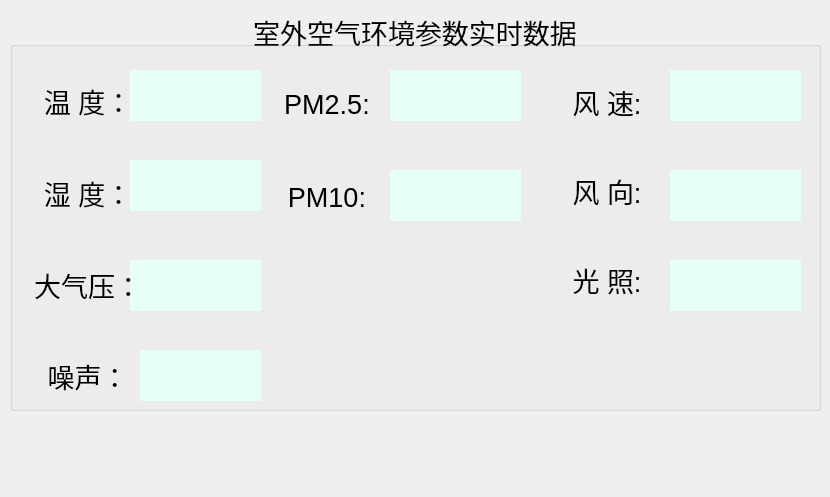
    <widget class="QWidget" name="page_4">
     <widget class="QGroupBox" name="groupBox_5">
      <property name="geometry">
       <rect>
        <x>10</x>
        <y>10</y>
        <width>811</width>
        <height>401</height>
       </rect>
      </property>
      <property name="font">
       <font>
        <pointsize>20</pointsize>
       </font>
      </property>
      <property name="title">
       <string>室外空气环境参数实时数据</string>
      </property>
      <property name="alignment">
       <set>Qt::AlignCenter</set>
      </property>
      <widget class="QLabel" name="label_27">
       <property name="geometry">
        <rect>
         <x>120</x>
         <y>60</y>
         <width>131</width>
         <height>51</height>
        </rect>
       </property>
       <property name="font">
        <font>
         <pointsize>20</pointsize>
        </font>
       </property>
       <property name="styleSheet">
        <string notr="true">background-color: rgb(231, 255, 249);</string>
       </property>
       <property name="text">
        <string/>
       </property>
       <property name="alignment">
        <set>Qt::AlignCenter</set>
       </property>
      </widget>
      <widget class="QLabel" name="label_29">
       <property name="geometry">
        <rect>
         <x>120</x>
         <y>150</y>
         <width>131</width>
         <height>51</height>
        </rect>
       </property>
       <property name="font">
        <font>
         <pointsize>20</pointsize>
        </font>
       </property>
       <property name="styleSheet">
        <string notr="true">background-color: rgb(231, 255, 249);</string>
       </property>
       <property name="text">
        <string/>
       </property>
       <property name="alignment">
        <set>Qt::AlignCenter</set>
       </property>
      </widget>
      <widget class="QLabel" name="label_34">
       <property name="geometry">
        <rect>
         <x>120</x>
         <y>250</y>
         <width>131</width>
         <height>51</height>
        </rect>
       </property>
       <property name="font">
        <font>
         <pointsize>20</pointsize>
        </font>
       </property>
       <property name="styleSheet">
        <string notr="true">background-color: rgb(231, 255, 249);</string>
       </property>
       <property name="text">
        <string/>
       </property>
       <property name="alignment">
        <set>Qt::AlignCenter</set>
       </property>
      </widget>
      <widget class="QWidget" name="layoutWidget_6">
       <property name="geometry">
        <rect>
         <x>11</x>
         <y>48</y>
         <width>134</width>
         <height>361</height>
        </rect>
       </property>
       <layout class="QVBoxLayout" name="verticalLayout_9">
        <item>
         <widget class="QLabel" name="label_36">
          <property name="font">
           <font>
            <pointsize>20</pointsize>
           </font>
          </property>
          <property name="text">
           <string>温 度：</string>
          </property>
          <property name="alignment">
           <set>Qt::AlignCenter</set>
          </property>
         </widget>
        </item>
        <item>
         <widget class="QLabel" name="label_37">
          <property name="font">
           <font>
            <pointsize>20</pointsize>
           </font>
          </property>
          <property name="text">
           <string>湿 度：</string>
          </property>
          <property name="alignment">
           <set>Qt::AlignCenter</set>
          </property>
         </widget>
        </item>
        <item>
         <widget class="QLabel" name="label_38">
          <property name="font">
           <font>
            <pointsize>20</pointsize>
           </font>
          </property>
          <property name="text">
           <string>大气压：</string>
          </property>
          <property name="alignment">
           <set>Qt::AlignCenter</set>
          </property>
         </widget>
        </item>
        <item>
         <widget class="QLabel" name="label_39">
          <property name="font">
           <font>
            <pointsize>20</pointsize>
           </font>
          </property>
          <property name="text">
           <string>噪声：</string>
          </property>
          <property name="alignment">
           <set>Qt::AlignCenter</set>
          </property>
         </widget>
        </item>
       </layout>
      </widget>
      <widget class="QWidget" name="layoutWidget_7">
       <property name="geometry">
        <rect>
         <x>260</x>
         <y>50</y>
         <width>114</width>
         <height>181</height>
        </rect>
       </property>
       <layout class="QVBoxLayout" name="verticalLayout_10">
        <item>
         <widget class="QLabel" name="label_40">
          <property name="font">
           <font>
            <pointsize>20</pointsize>
           </font>
          </property>
          <property name="text">
           <string>PM2.5:</string>
          </property>
          <property name="alignment">
           <set>Qt::AlignCenter</set>
          </property>
         </widget>
        </item>
        <item>
         <widget class="QLabel" name="label_41">
          <property name="font">
           <font>
            <pointsize>20</pointsize>
           </font>
          </property>
          <property name="text">
           <string>PM10:</string>
          </property>
          <property name="alignment">
           <set>Qt::AlignCenter</set>
          </property>
         </widget>
        </item>
       </layout>
      </widget>
      <widget class="QLabel" name="label_42">
       <property name="geometry">
        <rect>
         <x>380</x>
         <y>60</y>
         <width>131</width>
         <height>51</height>
        </rect>
       </property>
       <property name="font">
        <font>
         <pointsize>20</pointsize>
        </font>
       </property>
       <property name="styleSheet">
        <string notr="true">background-color: rgb(231, 255, 249);</string>
       </property>
       <property name="text">
        <string/>
       </property>
       <property name="alignment">
        <set>Qt::AlignCenter</set>
       </property>
      </widget>
      <widget class="QLabel" name="label_43">
       <property name="geometry">
        <rect>
         <x>130</x>
         <y>340</y>
         <width>121</width>
         <height>51</height>
        </rect>
       </property>
       <property name="font">
        <font>
         <pointsize>20</pointsize>
        </font>
       </property>
       <property name="styleSheet">
        <string notr="true">background-color: rgb(231, 255, 249);</string>
       </property>
       <property name="text">
        <string/>
       </property>
       <property name="alignment">
        <set>Qt::AlignCenter</set>
       </property>
      </widget>
      <widget class="QLabel" name="label_44">
       <property name="geometry">
        <rect>
         <x>380</x>
         <y>160</y>
         <width>131</width>
         <height>51</height>
        </rect>
       </property>
       <property name="font">
        <font>
         <pointsize>20</pointsize>
        </font>
       </property>
       <property name="styleSheet">
        <string notr="true">background-color: rgb(231, 255, 249);</string>
       </property>
       <property name="text">
        <string/>
       </property>
       <property name="alignment">
        <set>Qt::AlignCenter</set>
       </property>
      </widget>
      <widget class="QLabel" name="label_57">
       <property name="geometry">
        <rect>
         <x>660</x>
         <y>60</y>
         <width>131</width>
         <height>51</height>
        </rect>
       </property>
       <property name="font">
        <font>
         <pointsize>20</pointsize>
        </font>
       </property>
       <property name="styleSheet">
        <string notr="true">background-color: rgb(231, 255, 249);</string>
       </property>
       <property name="text">
        <string/>
       </property>
       <property name="alignment">
        <set>Qt::AlignCenter</set>
       </property>
      </widget>
      <widget class="QWidget" name="layoutWidget_9">
       <property name="geometry">
        <rect>
         <x>540</x>
         <y>50</y>
         <width>114</width>
         <height>261</height>
        </rect>
       </property>
       <layout class="QVBoxLayout" name="verticalLayout_12">
        <item>
         <widget class="QLabel" name="label_60">
          <property name="font">
           <font>
            <pointsize>20</pointsize>
           </font>
          </property>
          <property name="text">
           <string>风 速:</string>
          </property>
          <property name="alignment">
           <set>Qt::AlignCenter</set>
          </property>
         </widget>
        </item>
        <item>
         <widget class="QLabel" name="label_61">
          <property name="font">
           <font>
            <pointsize>20</pointsize>
           </font>
          </property>
          <property name="text">
           <string>风 向:</string>
          </property>
          <property name="alignment">
           <set>Qt::AlignCenter</set>
          </property>
         </widget>
        </item>
        <item>
         <widget class="QLabel" name="label_62">
          <property name="font">
           <font>
            <pointsize>20</pointsize>
           </font>
          </property>
          <property name="text">
           <string>光 照:</string>
          </property>
          <property name="alignment">
           <set>Qt::AlignCenter</set>
          </property>
         </widget>
        </item>
       </layout>
      </widget>
      <widget class="QLabel" name="label_63">
       <property name="geometry">
        <rect>
         <x>660</x>
         <y>160</y>
         <width>131</width>
         <height>51</height>
        </rect>
       </property>
       <property name="font">
        <font>
         <pointsize>20</pointsize>
        </font>
       </property>
       <property name="styleSheet">
        <string notr="true">background-color: rgb(231, 255, 249);</string>
       </property>
       <property name="text">
        <string/>
       </property>
       <property name="alignment">
        <set>Qt::AlignCenter</set>
       </property>
      </widget>
      <widget class="QLabel" name="label_64">
       <property name="geometry">
        <rect>
         <x>660</x>
         <y>250</y>
         <width>131</width>
         <height>51</height>
        </rect>
       </property>
       <property name="font">
        <font>
         <pointsize>20</pointsize>
        </font>
       </property>
       <property name="styleSheet">
        <string notr="true">background-color: rgb(231, 255, 249);</string>
       </property>
       <property name="text">
        <string/>
       </property>
       <property name="alignment">
        <set>Qt::AlignCenter</set>
       </property>
      </widget>
      <zorder>label_43</zorder>
      <zorder>label_27</zorder>
      <zorder>label_29</zorder>
      <zorder>label_34</zorder>
      <zorder>layoutWidget_6</zorder>
      <zorder>layoutWidget_7</zorder>
      <zorder>label_42</zorder>
      <zorder>label_44</zorder>
      <zorder>label_57</zorder>
      <zorder>layoutWidget_9</zorder>
      <zorder>label_63</zorder>
      <zorder>label_64</zorder>
     </widget>
     <widget class="QPushButton" name="pushButton">
      <property name="geometry">
       <rect>
        <x>60</x>
        <y>460</y>
        <width>87</width>
        <height>28</height>
       </rect>
      </property>
      <property name="styleSheet">
       <string notr="true">background-image: url(:/imageswitch/btncheckoff2.png);
border:none;</string>
      </property>
      <property name="text">
       <string/>
      </property>
     </widget>
    </widget>
